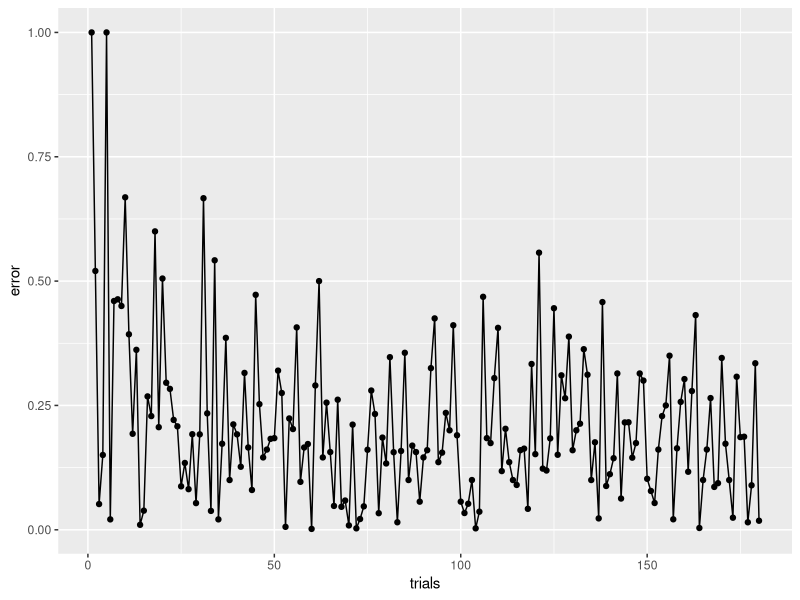
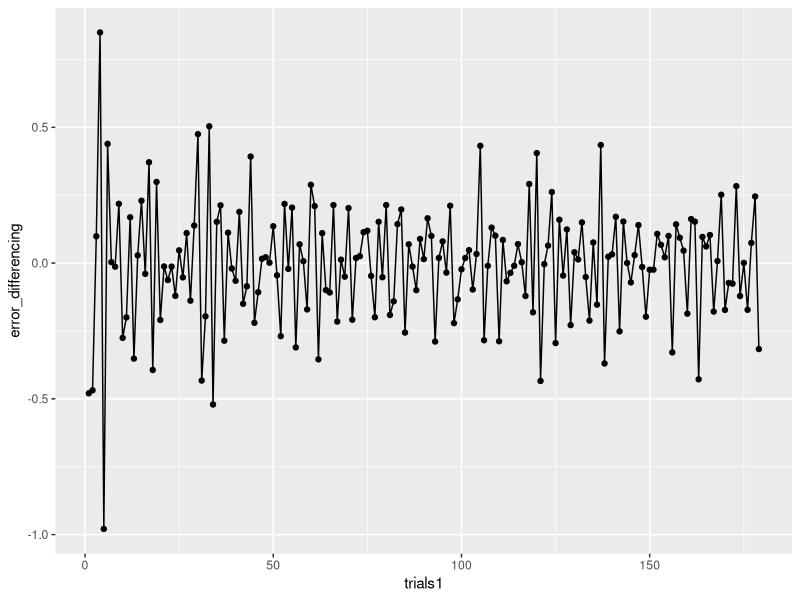
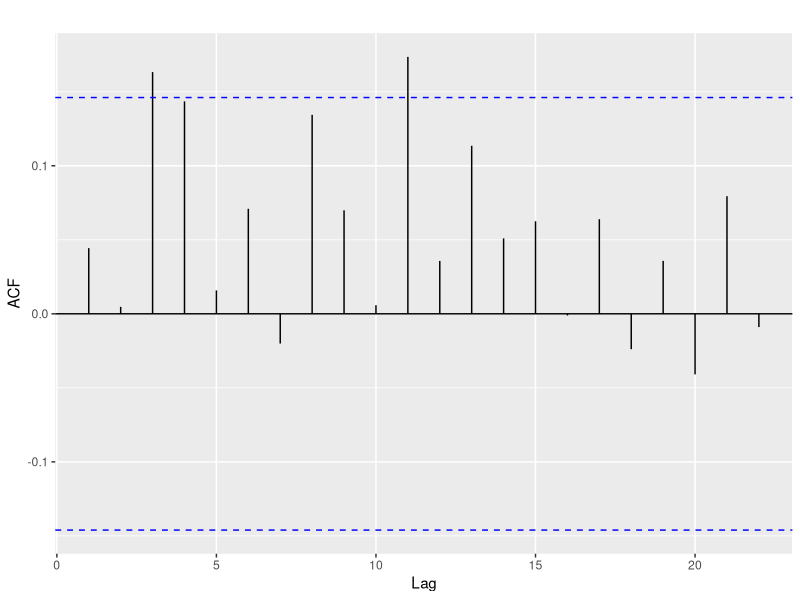
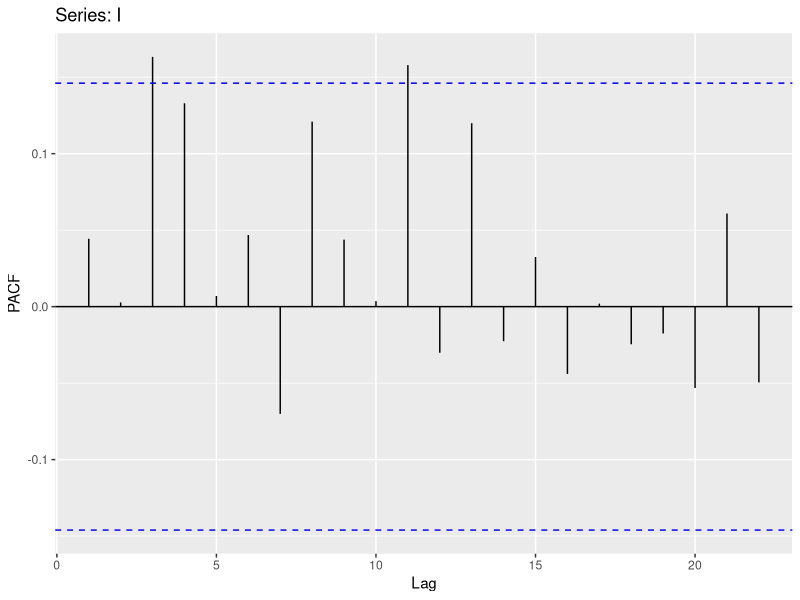
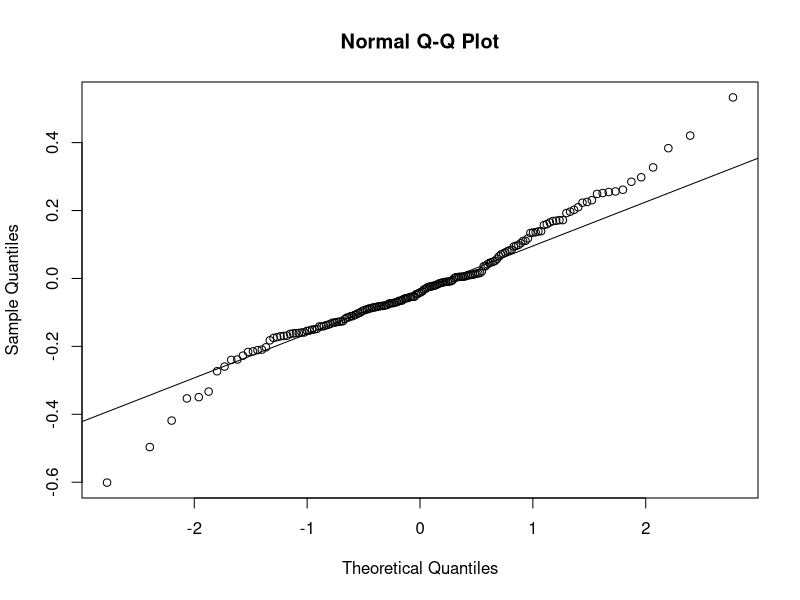

Generate these figures, in order, with R:
setwd("F:/Tools/Rworkspace/FYP-data-analysis/Group analysis/BP individual")
library("ggplot2")
library("BayesFactor")
library("tseries")
library("forecast")
data <- read.csv("individual data.csv", header = TRUE)

I <- data$X68851

# ARIMA
# stationarity and differencing
plot.individual <- ggplot() + 
  geom_line(data,mapping = aes(trials, I)) +
  geom_point(data,mapping = aes(trials, I)) +
  labs(y="error") 
plot.individual
ndiffs(I)
dind <- diff(I)
trials1 <- 1:179
ggplot() + 
  geom_line(mapping = aes(trials1, dind)) +
  geom_point(mapping = aes(trials1, dind)) +
  labs(y="error_differencing")
ADF <- adf.test(dind)
ADF

#fitting``
#autocorrelation function
ggAcf(I, main="")
#partical autocorrelation function
ggPacf(I)
fitA <- auto.arima(I,approximation=FALSE)
fitA
accuracy(fitA)
fit2 <- Arima(I,order=c(0,1,0))
fit2

# residual diagnose
qqnorm(fitA$residuals)
qqline(fitA$residuals)
Box.test(fitA$residuals, type="Ljung-Box")
